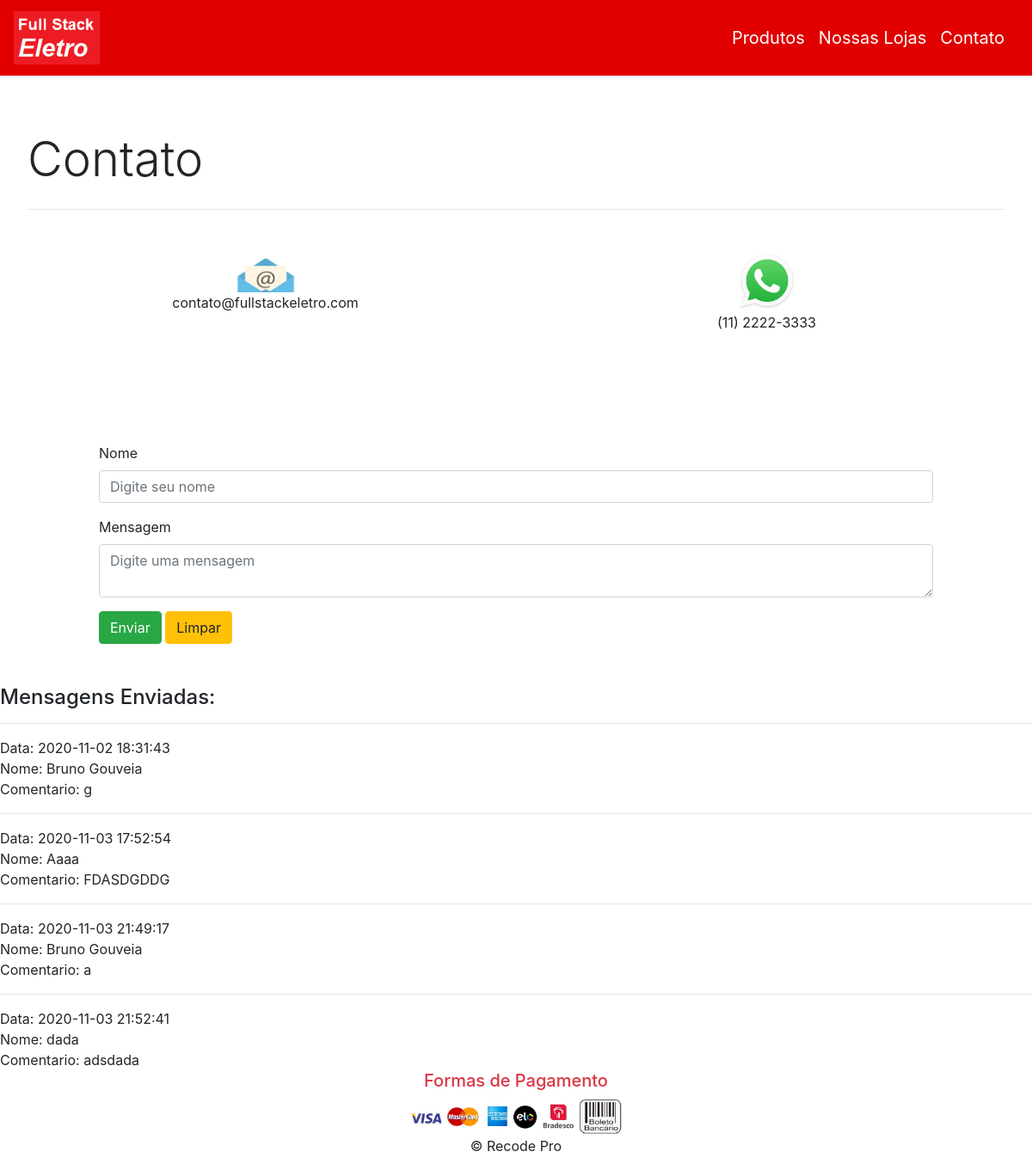
The app's page /php/contato.php with its own data.
### tables this page shows
CREATE TABLE `comentario` (
  `idcomentario` int(11) NOT NULL AUTO_INCREMENT,
  `nome` varchar(45) NOT NULL,
  `mensagem` varchar(255) NOT NULL,
  `data` datetime DEFAULT CURRENT_TIMESTAMP,
  PRIMARY KEY (`idcomentario`)
);

### php/contato.php (the view, shortened to what this page needs)
<?php
	require_once('./include/conexao.php');
		?>
<!DOCTYPE html>
<html lang="pt-br">
	<head>
		<link rel="stylesheet" href="https://cdn.jsdelivr.net/npm/bootstrap@4.5.3/dist/css/bootstrap.min.css">
	</head>
	<body	>
		<div class="jumbotron bg-white mb-0">
			<h2 class="display-4">Contato</h2>
			<hr class="my-4">
			<div class="row text-center my-5">
				<div class="col col-12 col-sm-6 mt-2	">
					<img src="../imagens/email.png" style="width: 70px">
					<p>contato@fullstackeletro.com</p>
				</div>
				<div class="col col-12 col-sm-6">
					<img src="../imagens/whatsapp.png" style="width: 70px">
					<p>(11) 2222-3333</p>
				</div>
			</div>
		</div>
		<div class="container mb-5 col-10">
			<form method="post">
				<div class="form-group">
					<label for="nome">Nome</label>
					<input type="text" class="form-control" name="nome" placeholder="Digite seu nome" required>
				</div>
				<div class="form-group">
					<label for="mensagem">Mensagem</label>
					<textarea class="form-control" name="mensagem" placeholder="Digite uma mensagem" required></textarea>
				</div>
				<button type="submit" class="btn btn-success">Enviar</button>
				<button type="reset" class="btn btn-warning">Limpar</button>
			</form>
		</div>
		<?php
			$sql = "SELECT * FROM comentario;";
			$result = $conn->query($sql);
			if($result->num_rows > 0){
				echo '<h4>Mensagens Enviadas:</h4>';
				while($rows = $result->fetch_assoc()){
					echo '<hr>Data: ', $rows['data'];
					echo '<br>Nome: ', $rows['nome'];
					echo '<br>Comentario: ', $rows['mensagem'];
				}
			}
		?>
		<footer id="rodape">
		</footer>
	</body>
</html>

### records on screen
comentario: data "2020-11-02 18:31:43", nome "Bruno Gouveia", mensagem "g"
comentario: data "2020-11-03 17:52:54", nome "Aaaa", mensagem "FDASDGDDG"
comentario: data "2020-11-03 21:49:17", nome "Bruno Gouveia", mensagem "a"
comentario: data "2020-11-03 21:52:41", nome "dada", mensagem "adsdada"
